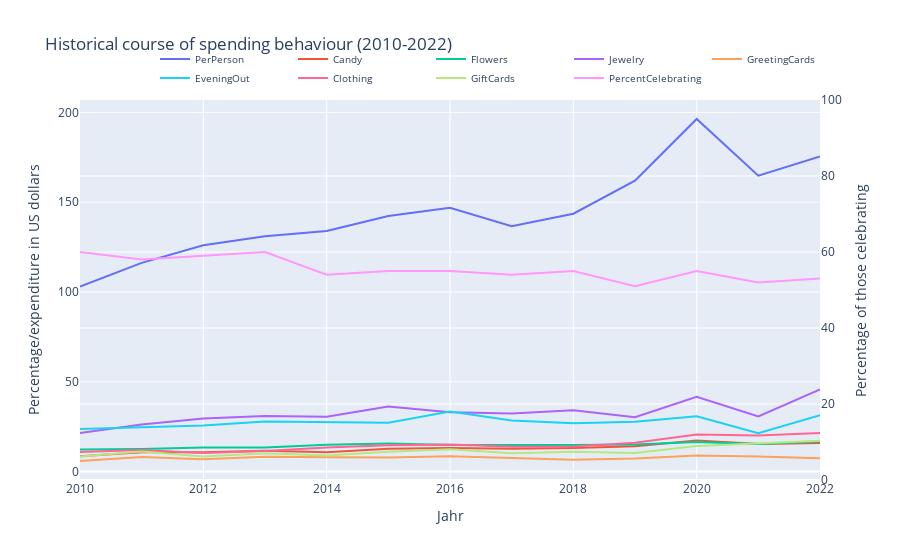

This figure's notebook cell:
### Code cell
#line diagram

fig = go.Figure()

categories = df.columns[2:]
for category in categories:
    fig.add_trace(go.Scatter(x=df['Year'], y=df[category], mode='lines', name=category))

fig.add_trace(go.Scatter(x=df['Year'], y=df['PercentCelebrating'], mode='lines', name='PercentCelebrating', yaxis='y2'))

fig.update_layout(title_text='Historical course of spending behaviour (2010-2022)',
                  xaxis_title='Jahr', yaxis_title='Percentage/expenditure in US dollars',
                  yaxis2=dict(title='Percentage of those celebrating', overlaying='y', side='right', range=[0, 100]),
                  legend=dict(font=dict(size=10), orientation="h", yanchor="bottom", y=1.02, xanchor="right", x=1))


fig.show()

### Figure 1 — Plotly figure (JSON) as saved in the notebook; plotly's stock layout.template omitted (floating-point values rounded to 4 significant figures)
{"data": [{"mode": "lines", "name": "PerPerson", "type": "scatter", "x": [2010, 2011, 2012, 2013, 2014, 2015, 2016, 2017, 2018, 2019, 2020, 2021, 2022], "y": [103, 116.2, 126.0, 131.0, 133.9, 142.3, 146.8, 136.6, 143.6, 162.0, 196.3, 164.8, 175.4]}, {"mode": "lines", "name": "Candy", "type": "scatter", "x": [2010, 2011, 2012, 2013, 2014, 2015, 2016, 2017, 2018, 2019, 2020, 2021, 2022], "y": [8.6, 10.75, 10.85, 11.64, 10.8, 12.7, 13.11, 12.68, 13.12, 14.12, 17.3, 15.32, 15.9]}, {"mode": "lines", "name": "Flowers", "type": "scatter", "x": [2010, 2011, 2012, 2013, 2014, 2015, 2016, 2017, 2018, 2019, 2020, 2021, 2022], "y": [12.33, 12.62, 13.49, 13.48, 15, 15.72, 14.78, 14.63, 14.75, 15.07, 16.49, 15.42, 16.71]}, {"mode": "lines", "name": "Jewelry", "type": "scatter", "x": [2010, 2011, 2012, 2013, 2014, 2015, 2016, 2017, 2018, 2019, 2020, 2021, 2022], "y": [21.52, 26.18, 29.6, 30.94, 30.58, 36.3, 33.11, 32.32, 34.1, 30.34, 41.65, 30.71, 45.75]}, {"mode": "lines", "name": "GreetingCards", "type": "scatter", "x": [2010, 2011, 2012, 2013, 2014, 2015, 2016, 2017, 2018, 2019, 2020, 2021, 2022], "y": [5.91, 8.09, 6.93, 8.32, 7.97, 7.87, 8.52, 7.36, 6.55, 7.31, 9.01, 8.48, 7.47]}, {"mode": "lines", "name": "EveningOut", "type": "scatter", "x": [2010, 2011, 2012, 2013, 2014, 2015, 2016, 2017, 2018, 2019, 2020, 2021, 2022], "y": [23.76, 24.86, 25.66, 27.93, 27.48, 27.27, 33.46, 28.46, 26.96, 27.72, 30.78, 21.39, 31.35]}, {"mode": "lines", "name": "Clothing", "type": "scatter", "x": [2010, 2011, 2012, 2013, 2014, 2015, 2016, 2017, 2018, 2019, 2020, 2021, 2022], "y": [10.93, 12, 10.42, 11.46, 13.37, 14.72, 15.05, 13.91, 14.04, 16.08, 20.67, 20.05, 21.46]}, {"mode": "lines", "name": "GiftCards", "type": "scatter", "x": [2010, 2011, 2012, 2013, 2014, 2015, 2016, 2017, 2018, 2019, 2020, 2021, 2022], "y": [8.42, 11.21, 8.43, 10.23, 9, 11.05, 12.52, 10.23, 11.04, 10.31, 14.21, 15.67, 17.22]}, {"mode": "lines", "name": "PercentCelebrating", "type": "scatter", "x": [2010, 2011, 2012, 2013, 2014, 2015, 2016, 2017, 2018, 2019, 2020, 2021, 2022], "y": [60, 58, 59, 60, 54, 55, 55, 54, 55, 51, 55, 52, 53], "yaxis": "y2"}], "layout": {"legend": {"font": {"size": 10}, "orientation": "h", "x": 1, "xanchor": "right", "y": 1.02, "yanchor": "bottom"}, "title": {"text": "Historical course of spending behaviour (2010-2022)"}, "xaxis": {"title": {"text": "Jahr"}}, "yaxis": {"title": {"text": "Percentage/expenditure in US dollars"}}, "yaxis2": {"overlaying": "y", "range": [0, 100], "side": "right", "title": {"text": "Percentage of those celebrating"}}}}
